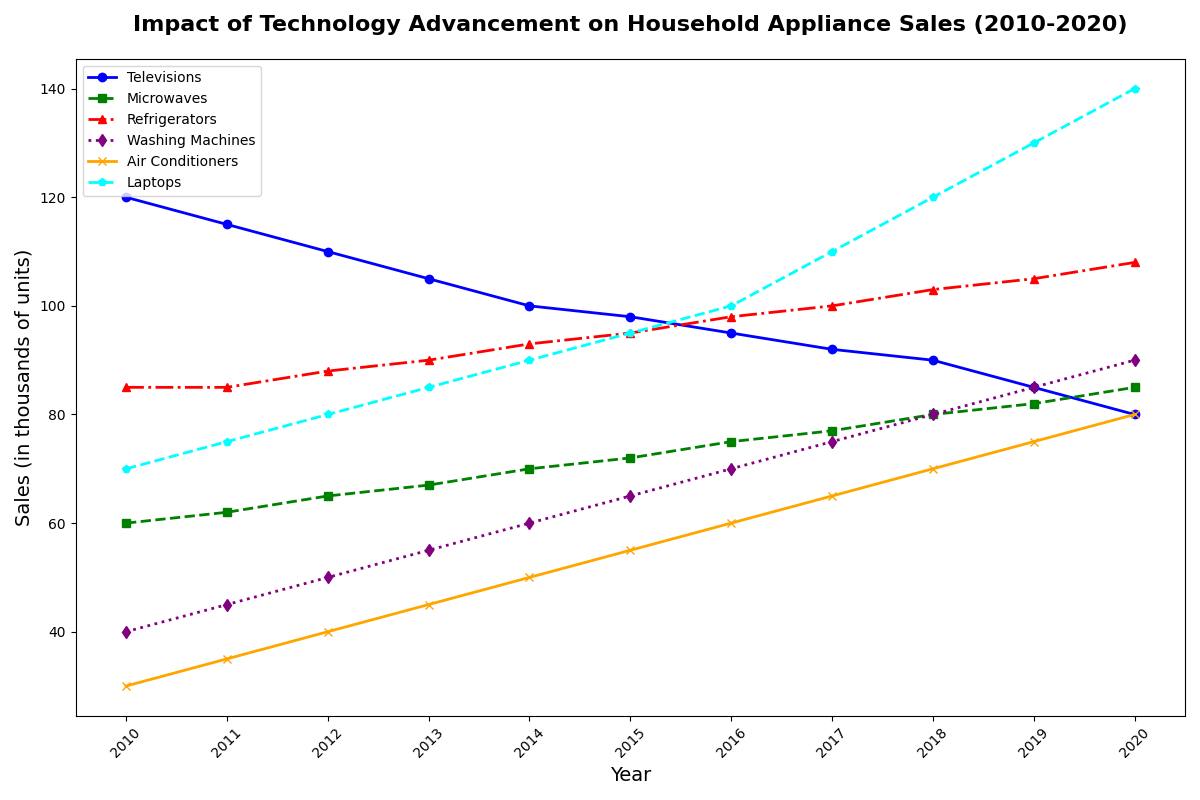

Reproduce this figure in Python.
import matplotlib.pyplot as plt
import numpy as np

years = np.arange(2010, 2021)
televisions = np.array([120, 115, 110, 105, 100, 98, 95, 92, 90, 85, 80])
microwaves = np.array([60, 62, 65, 67, 70, 72, 75, 77, 80, 82, 85])
refrigerators = np.array([85, 85, 88, 90, 93, 95, 98, 100, 103, 105, 108])
washing_machines = np.array([40, 45, 50, 55, 60, 65, 70, 75, 80, 85, 90])
air_conditioners = np.array([30, 35, 40, 45, 50, 55, 60, 65, 70, 75, 80])
laptops = np.array([70, 75, 80, 85, 90, 95, 100, 110, 120, 130, 140])

fig, ax = plt.subplots(figsize=(12, 8))

ax.plot(years, televisions, color='blue', marker='o', linestyle='-', linewidth=2, markersize=6, label='Televisions')
ax.plot(years, microwaves, color='green', marker='s', linestyle='--', linewidth=2, markersize=6, label='Microwaves')
ax.plot(years, refrigerators, color='red', marker='^', linestyle='-.', linewidth=2, markersize=6, label='Refrigerators')
ax.plot(years, washing_machines, color='purple', marker='d', linestyle=':', linewidth=2, markersize=6, label='Washing Machines')
ax.plot(years, air_conditioners, color='orange', marker='x', linestyle='-', linewidth=2, markersize=6, label='Air Conditioners')
ax.plot(years, laptops, color='cyan', marker='p', linestyle='--', linewidth=2, markersize=6, label='Laptops')

ax.set_title('Impact of Technology Advancement on Household Appliance Sales (2010-2020)', fontsize=16, fontweight='bold', pad=20)
ax.set_xlabel('Year', fontsize=14)
ax.set_ylabel('Sales (in thousands of units)', fontsize=14)
ax.set_xticks(years)
ax.set_xticklabels(years, rotation=45)

ax.legend()

plt.tight_layout()
plt.show()
